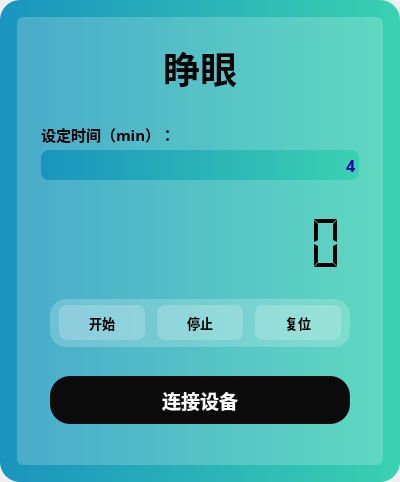
<?xml version="1.0" encoding="UTF-8"?>
<ui version="4.0">
 <class>MainWindow</class>
 <widget class="QMainWindow" name="MainWindow">
  <property name="geometry">
   <rect>
    <x>0</x>
    <y>0</y>
    <width>400</width>
    <height>482</height>
   </rect>
  </property>
  <property name="windowTitle">
   <string>MainWindow</string>
  </property>
  <property name="styleSheet">
   <string notr="true">border-radius:10px </string>
  </property>
  <widget class="QWidget" name="centralwidget">
   <property name="styleSheet">
    <string notr="true">border-radius:20px </string>
   </property>
   <layout class="QHBoxLayout" name="horizontalLayout">
    <property name="spacing">
     <number>0</number>
    </property>
    <property name="leftMargin">
     <number>0</number>
    </property>
    <property name="topMargin">
     <number>0</number>
    </property>
    <property name="rightMargin">
     <number>0</number>
    </property>
    <property name="bottomMargin">
     <number>0</number>
    </property>
    <item>
     <widget class="QFrame" name="frame_6">
      <property name="styleSheet">
       <string notr="true">background-color: qlineargradient(x1:0, y1:0, x2:1, y2:0,stop:0 rgb(26, 148, 190), stop:1 rgb(58, 209, 177));
border-radius:20px </string>
      </property>
      <property name="frameShape">
       <enum>QFrame::StyledPanel</enum>
      </property>
      <property name="frameShadow">
       <enum>QFrame::Raised</enum>
      </property>
      <layout class="QGridLayout" name="gridLayout">
       <item row="0" column="0">
        <layout class="QVBoxLayout" name="verticalLayout">
         <item>
          <spacer name="verticalSpacer_2">
           <property name="orientation">
            <enum>Qt::Vertical</enum>
           </property>
           <property name="sizeHint" stdset="0">
            <size>
             <width>20</width>
             <height>40</height>
            </size>
           </property>
          </spacer>
         </item>
         <item>
          <layout class="QHBoxLayout" name="horizontalLayout_2">
           <item>
            <spacer name="horizontalSpacer_2">
             <property name="orientation">
              <enum>Qt::Horizontal</enum>
             </property>
             <property name="sizeHint" stdset="0">
              <size>
               <width>40</width>
               <height>20</height>
              </size>
             </property>
            </spacer>
           </item>
           <item>
            <widget class="QFrame" name="frame_4">
             <property name="styleSheet">
              <string notr="true">QFrame{
	image: none;
background-color: rgba(255, 255, 255, 20%);
border-radius:6px 
}
QLabel{

	background-color: rgba(255, 255, 255, 0);
}</string>
             </property>
             <property name="frameShape">
              <enum>QFrame::StyledPanel</enum>
             </property>
             <property name="frameShadow">
              <enum>QFrame::Raised</enum>
             </property>
             <layout class="QVBoxLayout" name="verticalLayout_7" stretch="0,0,0,0">
              <property name="spacing">
               <number>4</number>
              </property>
              <property name="leftMargin">
               <number>24</number>
              </property>
              <property name="topMargin">
               <number>24</number>
              </property>
              <property name="rightMargin">
               <number>24</number>
              </property>
              <property name="bottomMargin">
               <number>8</number>
              </property>
              <item>
               <widget class="QFrame" name="frame_12">
                <property name="styleSheet">
                 <string notr="true">background-color: rgba(255, 255, 255, 0);</string>
                </property>
                <property name="frameShape">
                 <enum>QFrame::StyledPanel</enum>
                </property>
                <property name="frameShadow">
                 <enum>QFrame::Raised</enum>
                </property>
                <layout class="QVBoxLayout" name="verticalLayout_8">
                 <property name="spacing">
                  <number>6</number>
                 </property>
                 <property name="leftMargin">
                  <number>0</number>
                 </property>
                 <property name="topMargin">
                  <number>0</number>
                 </property>
                 <property name="rightMargin">
                  <number>0</number>
                 </property>
                 <property name="bottomMargin">
                  <number>24</number>
                 </property>
                 <item>
                  <widget class="QPushButton" name="pushButton_eye">
                   <property name="font">
                    <font>
                     <family>微软雅黑</family>
                     <pointsize>28</pointsize>
                     <weight>75</weight>
                     <bold>true</bold>
                    </font>
                   </property>
                   <property name="text">
                    <string>睁眼</string>
                   </property>
                  </widget>
                 </item>
                </layout>
               </widget>
              </item>
              <item>
               <widget class="QLabel" name="label">
                <property name="font">
                 <font>
                  <family>微软雅黑</family>
                  <pointsize>11</pointsize>
                  <weight>75</weight>
                  <bold>true</bold>
                 </font>
                </property>
                <property name="text">
                 <string>设定时间（min）：</string>
                </property>
               </widget>
              </item>
              <item>
               <widget class="QLineEdit" name="LineEdit">
                <property name="minimumSize">
                 <size>
                  <width>0</width>
                  <height>30</height>
                 </size>
                </property>
                <property name="font">
                 <font>
                  <family>微软雅黑</family>
                  <pointsize>12</pointsize>
                  <weight>75</weight>
                  <bold>true</bold>
                 </font>
                </property>
                <property name="layoutDirection">
                 <enum>Qt::LeftToRight</enum>
                </property>
                <property name="styleSheet">
                 <string notr="true">border-radius:8px ;color:rgb(37, 2, 176)</string>
                </property>
                <property name="text">
                 <string>4</string>
                </property>
                <property name="alignment">
                 <set>Qt::AlignRight|Qt::AlignTrailing|Qt::AlignVCenter</set>
                </property>
               </widget>
              </item>
              <item>
               <widget class="QFrame" name="frame_16">
                <property name="styleSheet">
                 <string notr="true">background-color: rgba(255, 255, 255, 0);</string>
                </property>
                <property name="frameShape">
                 <enum>QFrame::StyledPanel</enum>
                </property>
                <property name="frameShadow">
                 <enum>QFrame::Raised</enum>
                </property>
                <layout class="QVBoxLayout" name="verticalLayout_10">
                 <item>
                  <widget class="QLCDNumber" name="lcd">
                   <property name="minimumSize">
                    <size>
                     <width>300</width>
                     <height>100</height>
                    </size>
                   </property>
                   <property name="font">
                    <font>
                     <family>微软雅黑</family>
                     <pointsize>11</pointsize>
                     <weight>75</weight>
                     <bold>true</bold>
                    </font>
                   </property>
                   <property name="smallDecimalPoint">
                    <bool>false</bool>
                   </property>
                   <property name="digitCount">
                    <number>10</number>
                   </property>
                   <property name="segmentStyle">
                    <enum>QLCDNumber::Flat</enum>
                   </property>
                  </widget>
                 </item>
                 <item>
                  <widget class="QFrame" name="frame_14">
                   <property name="minimumSize">
                    <size>
                     <width>0</width>
                     <height>48</height>
                    </size>
                   </property>
                   <property name="styleSheet">
                    <string notr="true">border-radius:16px ;
background-color: rgba(255, 255, 255, 51);</string>
                   </property>
                   <property name="frameShape">
                    <enum>QFrame::StyledPanel</enum>
                   </property>
                   <property name="frameShadow">
                    <enum>QFrame::Raised</enum>
                   </property>
                   <layout class="QHBoxLayout" name="horizontalLayout_8" stretch="0,0,0">
                    <property name="spacing">
                     <number>12</number>
                    </property>
                    <property name="topMargin">
                     <number>0</number>
                    </property>
                    <property name="bottomMargin">
                     <number>0</number>
                    </property>
                    <item>
                     <widget class="QPushButton" name="startButton">
                      <property name="sizePolicy">
                       <sizepolicy hsizetype="Minimum" vsizetype="Fixed">
                        <horstretch>0</horstretch>
                        <verstretch>0</verstretch>
                       </sizepolicy>
                      </property>
                      <property name="minimumSize">
                       <size>
                        <width>0</width>
                        <height>35</height>
                       </size>
                      </property>
                      <property name="font">
                       <font>
                        <family>微软雅黑</family>
                        <pointsize>10</pointsize>
                        <weight>75</weight>
                        <bold>true</bold>
                       </font>
                      </property>
                      <property name="styleSheet">
                       <string notr="true">border-radius:8px ;</string>
                      </property>
                      <property name="text">
                       <string>开始</string>
                      </property>
                      <property name="flat">
                       <bool>false</bool>
                      </property>
                     </widget>
                    </item>
                    <item>
                     <widget class="QPushButton" name="stopButton">
                      <property name="minimumSize">
                       <size>
                        <width>0</width>
                        <height>35</height>
                       </size>
                      </property>
                      <property name="font">
                       <font>
                        <family>微软雅黑</family>
                        <pointsize>10</pointsize>
                        <weight>75</weight>
                        <bold>true</bold>
                       </font>
                      </property>
                      <property name="styleSheet">
                       <string notr="true">border-radius:8px ;</string>
                      </property>
                      <property name="text">
                       <string>停止</string>
                      </property>
                     </widget>
                    </item>
                    <item>
                     <widget class="QPushButton" name="resetButton">
                      <property name="minimumSize">
                       <size>
                        <width>0</width>
                        <height>35</height>
                       </size>
                      </property>
                      <property name="font">
                       <font>
                        <family>微软雅黑</family>
                        <pointsize>10</pointsize>
                        <weight>75</weight>
                        <bold>true</bold>
                       </font>
                      </property>
                      <property name="styleSheet">
                       <string notr="true">border-radius:8px ;</string>
                      </property>
                      <property name="text">
                       <string>复位</string>
                      </property>
                     </widget>
                    </item>
                   </layout>
                  </widget>
                 </item>
                 <item>
                  <spacer name="verticalSpacer_5">
                   <property name="orientation">
                    <enum>Qt::Vertical</enum>
                   </property>
                   <property name="sizeHint" stdset="0">
                    <size>
                     <width>20</width>
                     <height>40</height>
                    </size>
                   </property>
                  </spacer>
                 </item>
                 <item>
                  <widget class="QPushButton" name="exitButton">
                   <property name="minimumSize">
                    <size>
                     <width>0</width>
                     <height>48</height>
                    </size>
                   </property>
                   <property name="font">
                    <font>
                     <family>微软雅黑</family>
                     <pointsize>14</pointsize>
                     <weight>75</weight>
                     <bold>true</bold>
                    </font>
                   </property>
                   <property name="styleSheet">
                    <string notr="true">QPushButton{
	background-color: rgb(11, 11, 11);
	border-radius:20px ;
	color: rgb(255, 255, 255);


}</string>
                   </property>
                   <property name="text">
                    <string>连接设备</string>
                   </property>
                  </widget>
                 </item>
                 <item>
                  <spacer name="verticalSpacer_6">
                   <property name="orientation">
                    <enum>Qt::Vertical</enum>
                   </property>
                   <property name="sizeHint" stdset="0">
                    <size>
                     <width>20</width>
                     <height>40</height>
                    </size>
                   </property>
                  </spacer>
                 </item>
                </layout>
               </widget>
              </item>
             </layout>
            </widget>
           </item>
           <item>
            <spacer name="horizontalSpacer">
             <property name="orientation">
              <enum>Qt::Horizontal</enum>
             </property>
             <property name="sizeHint" stdset="0">
              <size>
               <width>40</width>
               <height>20</height>
              </size>
             </property>
            </spacer>
           </item>
          </layout>
         </item>
         <item>
          <spacer name="verticalSpacer">
           <property name="orientation">
            <enum>Qt::Vertical</enum>
           </property>
           <property name="sizeHint" stdset="0">
            <size>
             <width>20</width>
             <height>40</height>
            </size>
           </property>
          </spacer>
         </item>
        </layout>
       </item>
      </layout>
     </widget>
    </item>
   </layout>
  </widget>
 </widget>
 <resources>
  <include location="resources.qrc"/>
 </resources>
 <connections/>
</ui>
